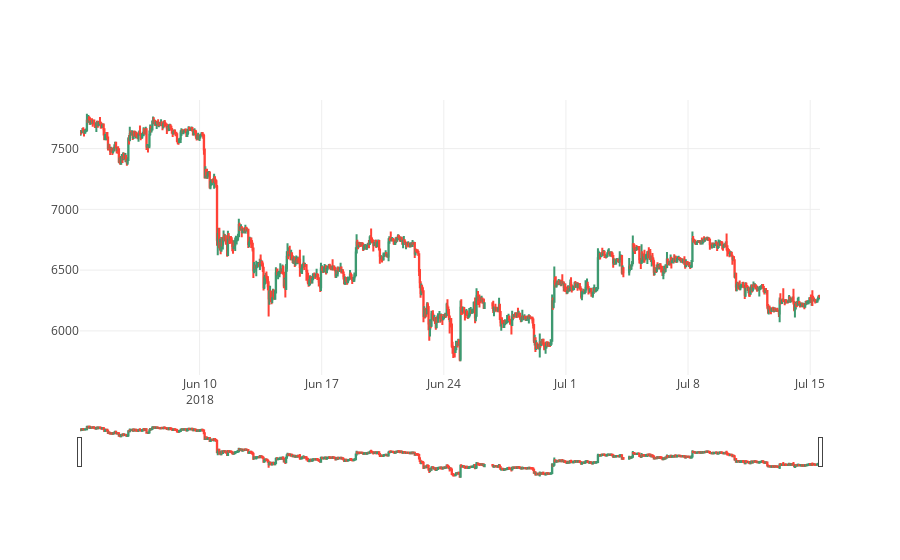

The notebook cell this image was saved under:
### Code cell
trace = go.Candlestick(
            x=ohlcv_df.time, 
            open=ohlcv_df.open, 
            high=ohlcv_df.high, 
            low=ohlcv_df.low, 
            close=ohlcv_df.close
        )

layout = go.Layout(xaxis = dict(rangeslider = dict(visible = True)))
data = [trace]

fig = go.Figure(data=data,layout=layout)
py.iplot(fig, filename='simple_candlestick')

### Figure 1 — Plotly figure (JSON) as saved in the notebook; plotly's stock layout.template omitted (floating-point values rounded to 4 significant figures; data arrays with more than 128 entries replaced by an {"elided": "..."} marker saying what was removed)
{"data": [{"close": {"elided": "1000 float values"}, "high": {"elided": "1000 float values"}, "low": {"elided": "1000 float values"}, "open": {"elided": "1000 float values"}, "type": "candlestick", "uid": "40cb3a00-87fc-11e8-9dce-4a0000b78430", "x": {"elided": "1000 str values"}}], "layout": {"xaxis": {"rangeslider": {"visible": true}}}}
